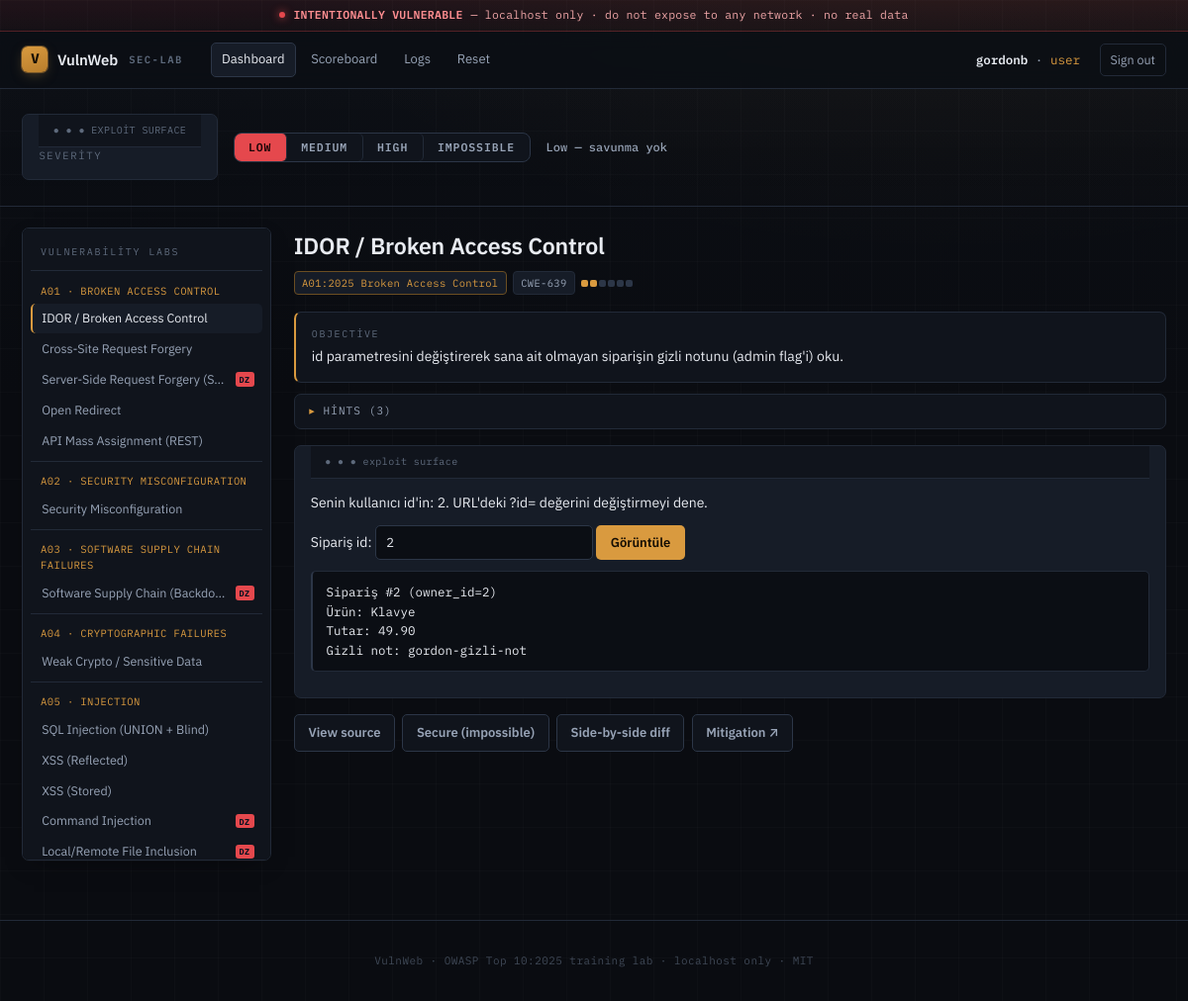
Page /vulnerabilities/idor/index.php (signed in) on the committed database.
### tables this page shows
CREATE TABLE users (
  id            INT AUTO_INCREMENT PRIMARY KEY,
  username      VARCHAR(64)  NOT NULL UNIQUE,
  password_md5  VARCHAR(32)  NOT NULL,
  role          VARCHAR(16)  NOT NULL DEFAULT 'user',
  first_name    VARCHAR(64),
  last_name     VARCHAR(64),
  avatar        VARCHAR(255),
  failed_logins INT NOT NULL DEFAULT 0,
  created_at    TIMESTAMP NOT NULL DEFAULT CURRENT_TIMESTAMP
);

CREATE TABLE orders (
  id         INT AUTO_INCREMENT PRIMARY KEY,
  owner_id   INT NOT NULL,
  item       VARCHAR(128),
  amount     DECIMAL(10,2),
  secret     VARCHAR(255),
  created_at TIMESTAMP NOT NULL DEFAULT CURRENT_TIMESTAMP
);

### vulnerabilities/idor/index.php (called while the page is built, shortened)
<?php
vuln_dispatch('idor');

### core/functions.php (called while the page is built, shortened)
<?php
function e(?string $s): string
{
    return htmlspecialchars((string) $s, ENT_QUOTES | ENT_HTML5, 'UTF-8');
}
function security_level(): string
{
    return SecurityLevel::get();
}
function current_user(): ?array
{
    return Auth::user();
}

### core/Auth.php (called while the page is built, shortened)
<?php
final class Auth
{
    public static function user(): ?array
    {
        $pdo = DB::pdo();
        $stmt = $pdo->prepare('SELECT id, username, role, first_name, last_name, avatar FROM users WHERE id = ?');
        $stmt->execute([$_SESSION['uid']]);
        $u = $stmt->fetch();
        return $u ?: null;
    }
}

### core/SecurityLevel.php (called while the page is built, shortened)
<?php
final class SecurityLevel
{
    public static function get(): string
    {
        return $_SESSION['security'] ?? 'low';
    }
    public static function label(string $level): string
    {
        return match ($level) {
            'low'        => 'Low — savunma yok',
            'medium'     => 'Medium — naif/bypass\'lanabilir savunma',
            'high'       => 'High — güçlü ama bypass\'lanabilir',
            'impossible' => 'Impossible — güvenli referans',
            default      => $level,
        };
    }
}

### core/Challenges.php (called while the page is built, shortened)
<?php
final class Challenges
{
    private static ?array $all = null;
    public static function all(): array
    {
        if (self::$all === null) {
            $json = file_get_contents(CORE_DIR . '/data/challenges.json');
            self::$all = $json ? (json_decode($json, true) ?: []) : [];
        }
        return self::$all;
    }
    public static function get(string $id): ?array
    {
        foreach (self::all() as $c) {
            if (($c['id'] ?? null) === $id) {
                return $c;
            }
        }
        return null;
    }
}

### vulnerabilities/idor/source/low.php (the view, shortened to what this page needs)
<?php
$uid = (int) ($_SESSION['uid'] ?? 0);
$id  = (int) ($_GET['id'] ?? $uid);
echo '<p>Senin kullanıcı id\'in: <code>' . $uid . '</code>. URL\'deki ?id= değerini değiştirmeyi dene.</p>';
echo '<form method="get">Sipariş id: <input type="text" name="id" value="' . e((string) $id) . '"> <button type="submit">Görüntüle</button></form>';
$pdo = DB::pdo();
$stmt = $pdo->prepare('SELECT id, owner_id, item, amount, secret FROM orders WHERE id = ?');
$stmt->execute([$id]);
$o = $stmt->fetch();
if ($o) {
    echo '<div class="result">';
    echo 'Sipariş #' . (int) $o['id'] . ' (owner_id=' . (int) $o['owner_id'] . ")\n";
    echo 'Ürün: ' . e($o['item']) . "\n";
    echo 'Tutar: ' . e((string) $o['amount']) . "\n";
    echo 'Gizli not: ' . e($o['secret']);
    echo '</div>';
}

### core/layout.php (shortened to what this page needs)
<?php
function nav_active(string $needle): string
{
    return str_contains($_SERVER['SCRIPT_NAME'] ?? '', $needle) ? ' class="active"' : '';
}
function render_header(string $title = 'VulnWeb'): void
{
    $level = security_level();
    $user = current_user();
    ?>
<!doctype html>
<html lang="tr">
<head>
<link rel="stylesheet" href="/assets/style.css">
</head>
<body>
<div class="caution"><span class="dot"></span> <b>INTENTIONALLY VULNERABLE</b> — localhost only · do not expose to any network · no real data</div>
<header class="topbar">
  <a class="brand" href="/index.php"><span class="glyph">V</span> VulnWeb <span class="sub">sec-lab</span></a>
  <nav class="topnav">
    <a href="/index.php"<?= nav_active('index') ?>>Dashboard</a>
    <a href="/scoreboard.php"<?= nav_active('scoreboard') ?>>Scoreboard</a>
    <a href="/logs.php"<?= nav_active('logs') ?>>Logs</a>
    <a href="/setup.php"<?= nav_active('setup') ?>>Reset</a>
  </nav>
  <?php if ($user): ?>
    <span class="who"><b><?= e($user['username']) ?></b> · <span class="role"><?= e($user['role']) ?></span></span>
    <a class="btn-ghost" href="/logout.php">Sign out</a>
  <?php endif; ?>
</header>
<?php render_sevbar($level); ?>
<?php
}
function render_sevbar(string $level): void
{
    $desc = SecurityLevel::label($level);
    echo '<form class="sevbar" method="post" action="/security.php">';
    echo '<span class="lab">Severity</span><div class="seg">';
    foreach (SecurityLevel::LEVELS as $lvl) {
        $on = $lvl === $level ? ' on s-' . $lvl : '';
        echo '<button class="seg-btn' . $on . '" name="security" value="' . e($lvl) . '">' . strtoupper(e($lvl)) . '</button>';
    }
    echo '</div>';
    echo '<span class="desc"><b>' . e($desc) . '</b></span>';
    echo '</form>';
}
function render_footer(): void
{
    echo '<footer class="foot">VulnWeb · OWASP Top 10:2025 training lab · localhost only · MIT</footer>';
    echo '</body></html>';
}
function owasp_name(string $code): string
{
    static $m = [
        'A01' => 'Broken Access Control',
        'A02' => 'Security Misconfiguration',
        'A03' => 'Software Supply Chain Failures',
        'A04' => 'Cryptographic Failures',
        'A05' => 'Injection',
        'A06' => 'Insecure Design',
        'A07' => 'Authentication Failures',
        'A08' => 'Software or Data Integrity Failures',
        'A09' => 'Security Logging & Alerting',
        'A10' => 'Mishandling of Exceptional Conditions',
    ];
    return $m[$code] ?? $code;
}
function sidebar_groups(): array
{
    $groups = [];
    foreach (Challenges::all() as $c) {
        $code = strtok((string) ($c['category'] ?? 'A00'), ':');
        $groups[$code][] = $c;
    }
    uksort($groups, 'strcmp');
    return $groups;
}
function render_sidebar(?string $activeId = null): void
{
    echo '<aside class="sidebar"><div class="s-head">Vulnerability Labs</div>';
    foreach (sidebar_groups() as $code => $items) {
        echo '<div class="cat">' . e($code) . ' · ' . e(mb_strtoupper(owasp_name($code))) . '</div><ul>';
        foreach ($items as $c) {
            $active = $c['id'] === $activeId ? ' class="active"' : '';
            $tags = '';
            if (!empty($c['dangerZone'])) {
                $tags .= '<span class="t-dz" title="Danger Zone (RCE/file/internal)">DZ</span>';
            }
            echo '<li' . $active . '><a href="/' . e($c['path']) . 'index.php">'
               . '<span class="nm">' . e($c['name']) . '</span>'
               . '<span class="tags">' . $tags . '</span></a></li>';
        }
        echo '</ul>';
    }
    echo '</aside>';
}
function vuln_dispatch(string $__vuln_id): void
{
    $__lvl = security_level();
    $__c = Challenges::get($__vuln_id);
    $__dir = APP_ROOT . '/' . ($__c['path'] ?? ('vulnerabilities/' . $__vuln_id . '/'));
    require $__dir . 'source/' . $__lvl . '.php';
    $__body = ob_get_clean();
    render_vuln_page($__vuln_id, $__body);
}
function render_vuln_page(string $id, string $bodyHtml): void
{
    $c = Challenges::get($id);
    $name = $c['name'] ?? $id;
    render_header($name);
    echo '<div class="shell">';
    render_sidebar($id);
    echo '<main class="content">';
    $diff = (int) ($c['difficulty'] ?? 1);
    $squares = '';
    for ($i = 1; $i <= 6; $i++) {
        $squares .= '<i class="' . ($i <= $diff ? 'on' : '') . '"></i>';
    }
    $solvedPill = Scoreboard::isSolved($id)
        ? '<span class="solved-pill">✓ SOLVED</span>' : '';
    echo '<div class="page-h"><div>';
    echo '<h1>' . e($name) . '</h1>';
    echo '<div class="chips">';
    echo '<span class="chip chip-owasp">' . e($c['category'] ?? '') . '</span>';
    if (!empty($c['cwe'])) {
        echo '<span class="chip chip-cwe">' . e($c['cwe']) . '</span>';
    }
    echo '<span class="diff" title="difficulty">' . $squares . '</span>';
    echo '</div></div>' . $solvedPill . '</div>';
    if ($c) {
        echo '<div class="panel objective"><span class="p-label">Objective</span>' . e($c['objective'] ?? '') . '</div>';
        if (!empty($c['hints'])) {
            echo '<details class="hints"><summary>Hints (' . count($c['hints']) . ')</summary><ol>';
            echo '</ol></details>';
        }
    }
    echo '<div class="lab">' . $bodyHtml . '</div>';
    echo '<div class="vuln-actions">';
    echo '<a class="btn" href="/source_view.php?id=' . urlencode($id) . '&level=' . urlencode(security_level()) . '">View source</a>';
    echo '<a class="btn" href="/source_view.php?id=' . urlencode($id) . '&level=impossible">Secure (impossible)</a>';
    echo '<a class="btn" href="/source_view.php?id=' . urlencode($id) . '&diff=1">Side-by-side diff</a>';
    if (!empty($c['mitigationUrl'])) {
        echo '<a class="btn" target="_blank" rel="noopener" href="' . e($c['mitigationUrl']) . '">Mitigation ↗</a>';
    }
    echo '</div>';
    echo '</main></div>';
    render_footer();
}

### rows in the picture
users: username "gordonb", role "user"
orders: id "2", owner "2", item "Klavye", amount "49.90", secret "gordon-gizli-not"

### other values in the picture
$lvl "LOW"
$lvl "MEDIUM"
$lvl "HIGH"
$lvl "IMPOSSIBLE"
$desc "Low — savunma yok"
$code "A01"
mb_strtoupper(owasp_name($code)) "BROKEN ACCESS CONTROL"
$c['name'] "IDOR / Broken Access Control"
$c['name'] "Cross-Site Request Forgery"
$c['name'] "Server-Side Request Forgery (S…"
$c['name'] "Open Redirect"
$c['name'] "API Mass Assignment (REST)"
$code "A02"
mb_strtoupper(owasp_name($code)) "SECURITY MISCONFIGURATION"
$c['name'] "Security Misconfiguration"
